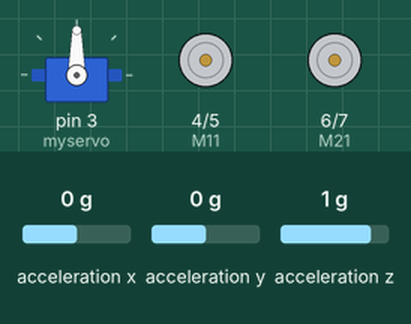
Recording of a sketch running on a simulated Arduino Uno, built with avr-gcc and run on an emulated ATmega328P. Parts: servo, motor-driver pin pairs drawn as motors (green arrow = first pin HIGH = forward, orange = second pin HIGH = backward, longer = more drive). The test bench sets the inputs (shaded band); at power-on: acceleration x 0 g, acceleration y 0 g, acceleration z 1 g.

Above: at 1.2 s.
1.3 s: acceleration x set to -1.4 g
At 1.7 s:
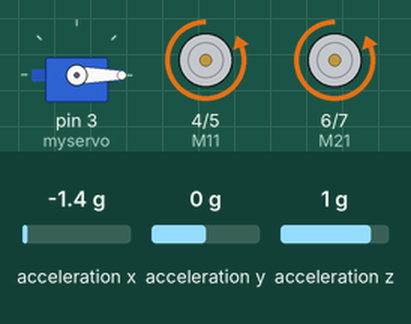
2.8 s: acceleration x set to 0 g
At 3.9 s:
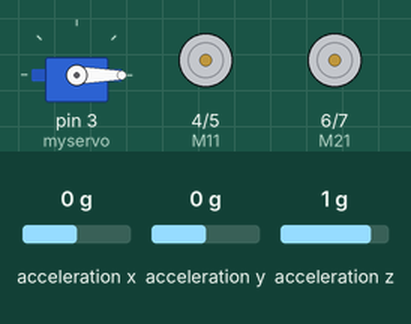
4.3 s: acceleration y set to -1.4 g
At 5.3 s:
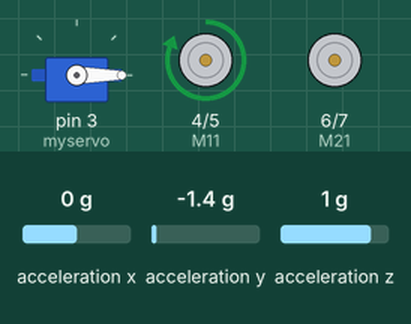
5.8 s: acceleration y set to 0.8 g
At 6.3 s:
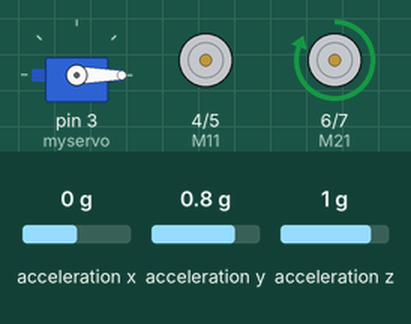
7.3 s: acceleration x set to 0.8 g
At 7.6 s:
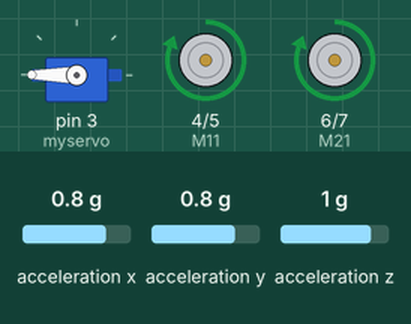
8.8 s: acceleration x set to -0.8 g
At 10.2 s:
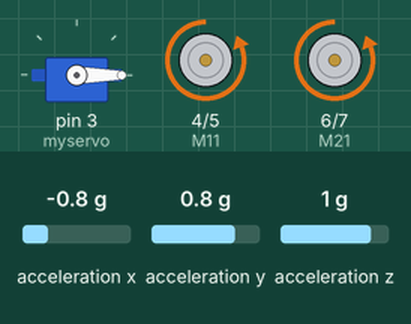
Timing chart, 0 to 11.3 s (numbered marks = the images above; inputs shaded):
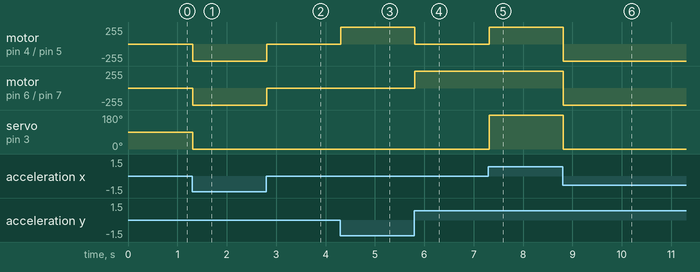

Measured:
- after the input at 1.3 s, motor on pin 4 (M11) / pin 5 (M12), motor on pin 6 (M21) / pin 7 (M22): stopped → backward 255/255 at once; servo on pin 3 (myservo): 90° → 0° at once
- after the input at 2.8 s, motor on pin 4 (M11) / pin 5 (M12), motor on pin 6 (M21) / pin 7 (M22): backward 255/255 → stopped at once
- after the input at 4.3 s, motor on pin 4 (M11) / pin 5 (M12): stopped → forward 255/255 at once
- after the input at 5.8 s, motor on pin 4 (M11) / pin 5 (M12): forward 255/255 → stopped at once; motor on pin 6 (M21) / pin 7 (M22): stopped → forward 255/255 at once
- after the input at 7.3 s, motor on pin 4 (M11) / pin 5 (M12): stopped → forward 255/255 at once; servo on pin 3 (myservo): 0° → 180° at once
- after the input at 8.8 s, motor on pin 4 (M11) / pin 5 (M12), motor on pin 6 (M21) / pin 7 (M22): forward 255/255 → backward 255/255 at once; servo on pin 3 (myservo): 180° → 0° at once

The sketch:

arduinoselfbalencingcode.ino
```cpp
#include <Wire.h>
#include <Adafruit_ADXL345_U.h>
#include <SoftwareSerial.h>
#include <Servo.h>

Servo myservo;
int M11 = 4, //Connect Motor 1 Blue wire To Pin #13
 M12 = 5, //Connect Motor 1 Violet wire To Pin #12
 M21 = 6, //Connect Motor 2 Blue wire To Pin #11
 M22 = 7; //Connect Motor 2 Violet wire To Pin #10

Adafruit_ADXL345_Unified accel = Adafruit_ADXL345_Unified(12345);
SoftwareSerial BTserial(10, 11); // Setup of Bluetooth module on pins 10 (TXD) and 11 (RXD);

void setup() {
  BTserial.begin(9600);
  myservo.attach(3);
  pinMode(M11, OUTPUT);
  pinMode(M12, OUTPUT);
  pinMode(M21, OUTPUT);
  pinMode(M22, OUTPUT);

    Serial.begin(9600);


  if (!accel.begin()) {
    Serial.println("Failed to initialize ADXL345 sensor!");
    while (1);
  }
}

void loop() {

  sensors_event_t event;
  accel.getEvent(&event);

  // Detect forward movement
  if (event.acceleration.x > 0.5) {
    myservo.write(180);
     digitalWrite(M11, HIGH);
     digitalWrite(M12, LOW);
     digitalWrite(M21, HIGH);
     digitalWrite(M22, LOW);

  }

  // Detect backward movement
  else if (event.acceleration.x < -0.5) {
        myservo.write(0);
  digitalWrite(M11, LOW);
     digitalWrite(M12, HIGH);
     digitalWrite(M21, LOW);
     digitalWrite(M22, HIGH);

  }

  // Detect left movement
  else if (event.acceleration.y > 0.5) {
     digitalWrite(M11, LOW);
     digitalWrite(M12, LOW);
     digitalWrite(M21, HIGH);
     digitalWrite(M22, LOW);

  }

  // Detect right movement
  else if (event.acceleration.y < -0.5) {
    digitalWrite(M11, HIGH);
     digitalWrite(M12, LOW);
     digitalWrite(M21, LOW);
     digitalWrite(M22, LOW);

  }

  // Stop the robot if no movement is detected
  else {
    digitalWrite(M11, LOW);
    digitalWrite(M12, LOW);
    digitalWrite(M21, LOW);
    digitalWrite(M22, LOW);

  }

  BTserial.print("start");
  BTserial.print(",");

    BTserial.print(event.acceleration.x);
     BTserial.print(",");

    BTserial.print(event.acceleration.y);
     BTserial.print(",");

    BTserial.print(event.acceleration.z);
     BTserial.print(",");

    BTserial.print("end");
         BTserial.print(",");

}
```
